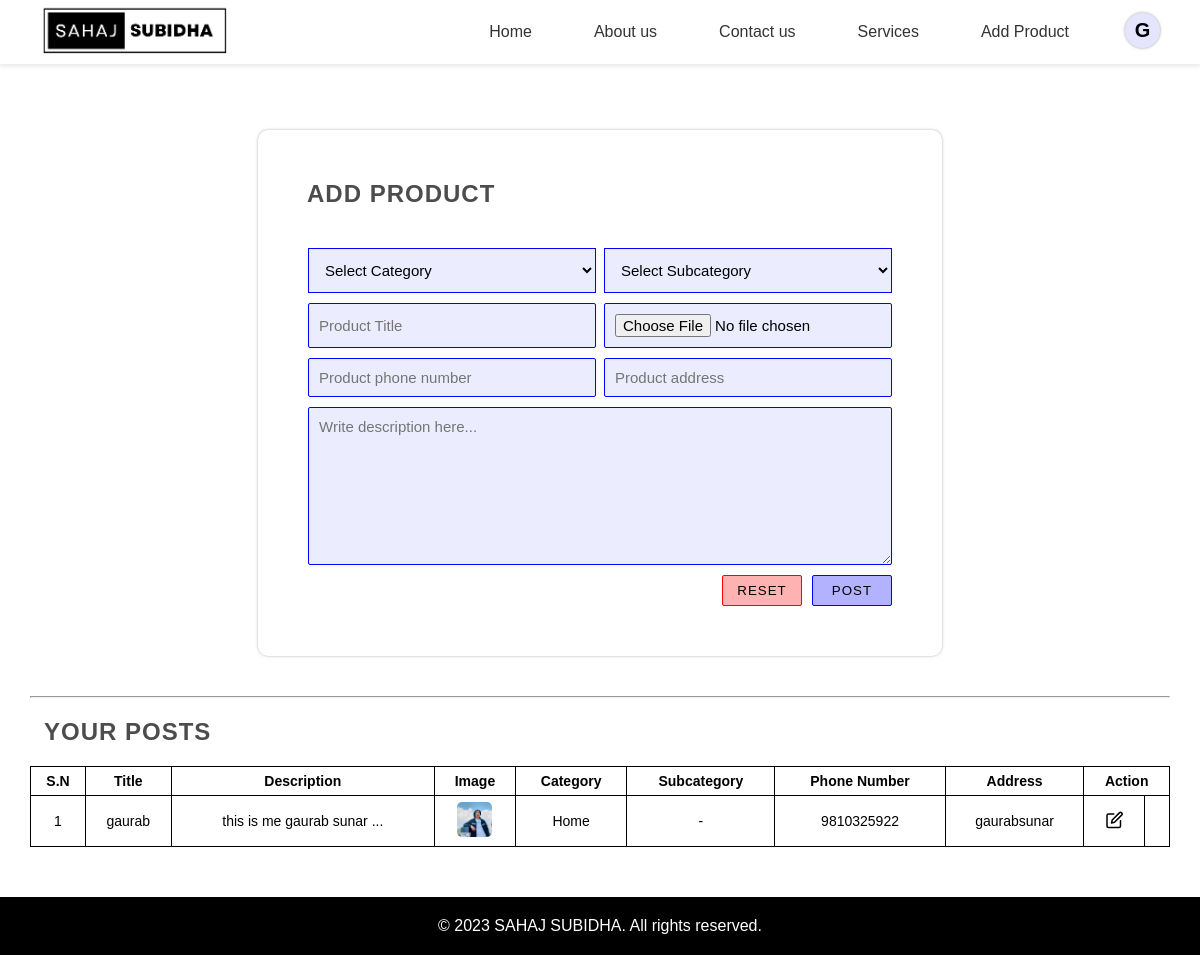
The page /Add.php (signed in) on the database its author committed.
### tables this page shows
CREATE TABLE `category` (
  `id` int(11) NOT NULL,
  `category` varchar(255) DEFAULT NULL,
  `date` datetime DEFAULT current_timestamp()
);

CREATE TABLE `producttable` (
  `id` int(11) NOT NULL,
  `categoryid` int(11) DEFAULT NULL,
  `subcategoryid` int(11) DEFAULT NULL,
  `name` varchar(255) DEFAULT NULL,
  `description` varchar(1023) DEFAULT NULL,
  `image` varchar(255) DEFAULT NULL,
  `date` datetime DEFAULT current_timestamp(),
  `userid` int(11) DEFAULT NULL,
  `phnumber` varchar(255) DEFAULT NULL,
  `address` varchar(255) DEFAULT NULL
);

### Add.php (the view, shortened to what this page needs)
<?php
$servername = "localhost";
$username = "root";
$password = "";
$dbname = "prabeshraul";
$conn = new mysqli($servername, $username, $password, $dbname);
$userId = 0;
if (isset($_SESSION['id'], $_SESSION['name'], $_SESSION['email'], $_SESSION['phNumber'], $_SESSION['privilege'])) {
    $userId = $_SESSION['id'];
} else {
    header("Location: ./index.php");
}
$title = "";
$description = "";
$phnumber = "";
$address = "";
$sqlProduct = "SELECT c.category AS category, c.id AS categoryId, s.subcategory AS subcategory, s.id AS subcategoryId,
                      p.id AS productId, p.name AS productName, p.description AS productDescription,
                       p.image, p.date, p.userId, p.id AS id, p.phnumber AS phnumber, p.address AS address
                      FROM
    producttable AS p
LEFT JOIN
    category AS c ON c.id = p.categoryId
LEFT JOIN
    subcategory AS s ON s.id = p.subcategoryId WHERE p.userid = '$userId'
    ";
$resultProduct = $conn->query($sqlProduct);
?>
<!DOCTYPE html>
<html lang="en">
<head>
    <link rel="stylesheet" href="./css/style111.css">
    <link rel="stylesheet" href="https://unpkg.com/swiper/swiper-bundle.min.css" />
    <link rel="stylesheet" href="./css/singleProduct.css">
    <link rel="stylesheet" href="./css/product.css">
</head>
<body>
    <?php include "./common/Navigation.php" ?>
    <div id="single-page-container">
        <div id="content-container">
            <h2>ADD PRODUCT</h2>
            <div id="modalBody">
                <form action="./add.php" method="post" enctype="multipart/form-data">
                    <div class="flex">
                        <select name="category" id="categoryDropDOwn" onchange="filterSubcategories(this.value)">
                            <option value="null">Select Category</option>
                        </select>
                        <select name="subcategory" id="subcategoryDropDOwn">
                            <option value="null">Select Subcategory</option>
                        </select>
                    </div>
                    <div class="flex">
                        <input type="text" name="productName" id="product" placeholder="Product Title"
                            value="<?php echo htmlspecialchars($title); ?>" />
                        <input type="file" name="image" id="image" accept=".jpg, .jpeg, .png"
                            placeholder="Product Image" />
                    </div>
                    <div class="flex">
                        <input type="number" name="phnumber" id="productphnumber" placeholder="Product phone number"
                            value="<?php echo htmlspecialchars($phnumber); ?>" />
                        <input type="text" name="address" id="address" placeholder="Product address"
                            value="<?php echo htmlspecialchars($address); ?>" />
                    </div>
                    <textarea name="productDescription" id="description" cols="30" rows="8"
                        placeholder="Write description here..."><?php echo htmlspecialchars($description); ?></textarea>
                    <div id="FormButtons">
                        <button type="reset" id="resetContent">Reset</button>
                        <?php echo !isset($_GET['edit']) ? '
                <button type="submit" id="postContent" name="createProduct">Post</button>
                ' : '
                <button type="submit" id="postContent" name="updateProduct">Update</button>
                ' ?>
                    </div>
                </form>
            </div>
        </div>
        <hr>
        <h2>YOUR POSTS</h2>
        <?php
        if ($resultProduct->num_rows > 0) {
            echo '<table>
            <thead>
                <tr>
                    <th>S.N</th>
                    <th>Title</th>
                    <th>Description</th>
                    <th>Image</th>
                    <th>Category</th>
                    <th>Subcategory</th>
                    <th>Phone Number</th>
                    <th>Address</th>
                    <th colspan="2">Action</th>
                </tr>
            </thead>
            <tbody>';
            $serialNumber = 1;
            while ($row = $resultProduct->fetch_assoc()) {
                $productName = $row['productName'];
                $limitedProductName = strlen($productName) > 15 ? substr($productName, 0, 15) . '...' : $productName;
                $productDescription = $row['productDescription'];
                $limitedDescription = strlen($productDescription) > 25 ? substr($productDescription, 0, 25) . '...' : $productDescription;
                echo '
            <tr>
                <td>' . $serialNumber++ . '</td>
                <td>' . $limitedProductName . '</td>
                <td>' . $limitedDescription . '</td>
                <td><img style="height: 35px; width: 35px; border-radius: 5px; object-fit: cover;"
                         src="http://localhost/SahajSubidha/dashboard/' . $row['image'] . '"
                         alt="' . $row['productName'] . '"></td>
                <td>' . $row['category'] . '</td>
                <td>' . ($row['subcategory'] !== null ? $row['subcategory'] : '-') . '</td>
                <td>' . ($row['phnumber'] !== null ? $row['phnumber'] : '-') . '</td>
                <td>' . ($row['address'] !== null ? $row['address'] : '-') . '</td>
                <td><a href="?edit=' . $row['id'] . '" onclick="ModalOpen()">' . file_get_contents("./dashboard/svg/edit.svg") . '</a></td>
                <td><a href="?delete=' . $row['id'] . '">' . file_get_contents("./dashboard/svg/delete.svg") . '</a></td>
            </tr>';
            }
            echo '</tbody></table>';
        } else {
            echo "<h2 class='NoResult'>No Results Found</h2>";
        }
        ?>
    </div>
    <footer>
        <div class="footer-bottom">
            <p>&copy; 2023 SAHAJ SUBIDHA. All rights reserved.</p>
        </div>
    </footer>
</body>
</html>

### common/Navigation.php (shortened to what this page needs)
<?php
$servername = "localhost";
$username = "root";
$password = "";
$dbname = "prabeshraul";
$conn = new mysqli($servername, $username, $password, $dbname);
$userId = 0;
$userName = "User";
$userEmail = "user@gmail.com";
if (isset($_SESSION['id'], $_SESSION['name'], $_SESSION['email'], $_SESSION['phNumber'], $_SESSION['privilege'])) {
    $userId = $_SESSION['id'];
    $userName = $_SESSION['name'];
    $userEmail = $_SESSION['email'];
}
$sql = "SELECT id, category, date FROM category";
$result = $conn->query($sql);
?>
<!DOCTYPE html>
<html lang="en">
<head>
</head>
<body>
    <header class="header" style="z-index:1000000;">
        <div class="logo">
            <a href="./index.php"><img src="./common/logo.png" alt="Logo: Sahaj-Subidha"></a>
        </div>
        <nav class="nav-menu">
            <ul>
                <?php
                if ($result->num_rows > 0) {
                    while ($row = $result->fetch_assoc()) {
                        $categoryLink = strtolower($row['category']) == "home" ? './index' : './' . strtolower($row['category']);
                        $words = explode(' ', $categoryLink);
                        if ($categoryLink == './about us') {
                            $hrefValue = 'about';
                        } elseif ($categoryLink == './contact us') {
                            $hrefValue = 'contact';
                        } else {
                            $hrefValue = $words[0];
                        }
                        if ($userId < 1 && strtolower($row['category']) != "add product") {
                            echo '<li class="dropdown IndexPageActive">
                <a href="' . $hrefValue . '.php" class="dropbtn" onmouseover="onHoverFunction(' . $row['id'] . ')">' . $row['category'] . '</a></li>';
                        } elseif ($userId >= 1) {
                            echo '<li class="dropdown IndexPageActive">
                <a href="' . $hrefValue . '.php" class="dropbtn" onmouseover="onHoverFunction(' . $row['id'] . ')">' . $row['category'] . '</a></li>';
                        }
                    }
                }
                ?>
                <?php
                echo $userId < 1 ? '
                    <div id="login">
                        <a href="./auth/login.php">Login</a>
                    </div>
                ' : '
                    <div id="profile">
                        <div id="OuterProfile" onclick="profileClick()">' . strtoupper(substr($userName, 0, 1)) . '</div>
                        <div id="outerlayer">
                            <div id="userProfile">
                                <div class="topdata">
                                    <div class="imageProfile">' . strtoupper(substr($userName, 0, 1)) . '</div>
                                    <div class="userData">
                                        <div id="userName">' . $userName . '</div>
                                        <div id="userEmail">' . $userEmail . '</div>
                                    </div>
                                </div>
                                <p>
                                    Lorem ipsum dolor sit amet consectetur adipisicing elit. Quam, laboriosam?
                                </p>
                                <div id="buttons">
                                    <div><a href="./add.php">Your Posts</a></div>
                                    <div><a href="?logout=' . $userId . '" class="danger">Logout</a></div>
                                </div>
                            </div>
                        </div>
                    </div>
                ';
                ?>
            </ul>
        </nav>
    </header>
</body>
</html>

### css/style111.css (style rules this page uses)
* { box-sizing: border-box; margin: 0; padding: 0; }
body { font-family: "Montserrat", sans-serif; }
.header { display: flex; justify-content: space-between; align-items: center; padding: 5px 40px; background-color: rgb(255, 255, 255); box-shadow: 0px 2px 5px rgba(0, 0, 0, 0.1); z-index: 99; position: fixed; top: 0; left: 0; width: 100%; }
.logo { display: flex; align-items: center; transform: scale(1); transform-origin: right; box-shadow: transparent; }
.logo img { height: 50px; margin-right: 10px; }
.nav-menu ul { display: flex; list-style: none; }
.nav-menu li { margin-left: 20px; }
.nav-menu a { position: relative; font-size: 1em; font-weight: 500; color: #333; text-decoration: none; margin-left: 10px; }
.nav-menu a::after { content: ""; position: absolute; left: 0; bottom: 2px; width: 100%; height: 3px; background: #000000; border-radius: 4px; transform-origin: left; transform: scaleX(0); transition: 0.5s; }
li a { display: block; color: #000000; text-align: center; padding: 14px 16px; text-decoration: none; }
li.dropdown { position: relative; }
footer { background-color: #ffffff; color: #000000; }
.footer-bottom { text-align: center; background-color: #000000; color: #ffffff; padding: 20px 0; }

### css/singleProduct.css (style rules this page uses)
#single-page-container { min-height: 93vh; width: 100%; padding-top: 100px; display: flex; }
#content-container { min-height: 20vh; height: 100%; width: 60%; margin: 0 auto; box-shadow: 0 0 3px 0 rgba(0, 0, 0, 0.3); padding: 30px 35px; border-radius: 10px; margin-bottom: 40px; }

### css/product.css (style rules this page uses)
table, th, tr, td { border: 1px solid black; border-collapse: collapse; font-family: Arial, Helvetica, sans-serif; font-size: 14px; }
td, th { text-align: center; padding: 6px; }
table { width: 100%; }
#modalBody { width: 100%; height: 100%; padding: 20px 15px; }
#modalBody form { display: flex; flex-direction: column; gap: 10px; }
#modalBody form input, #modalBody form textarea { padding: 10px; font-size: 15px; border: none; outline: none; border: 1px solid blue; border-radius: 2px; background-color: rgb(236, 236, 255); font-family: Arial, Helvetica, sans-serif; }
#FormButtons { display: flex; justify-content: flex-end; gap: 10px; }
#FormButtons button { padding: 7px 10px; border: none; outline: none; width: 80px; cursor: pointer; text-transform: uppercase; letter-spacing: 1px; border-radius: 2px; transition: 0.3s; }
#resetContent { border: 1px solid red !important; background-color: rgba(255, 0, 0, 0.3); }
#postContent { border: 1px solid blue !important; background-color: rgba(0, 0, 255, 0.3); }
#categoryDropDOwn, #subcategoryDropDOwn { padding: 12px; cursor: pointer; outline: none; border: 1px solid blue !important; background-color: rgb(236, 236, 255); font-size: 15px; }
.flex { display: flex; gap: 8px; }
.flex select { width: 50%; }
.flex input { width: 50%; }

### Add.php (style rules this page uses)
#single-page-container h2 { color: rgba(0, 0, 0, 0.7); margin-left: 14px; letter-spacing: 1px; text-transform: uppercase; margin-bottom: 20px; margin-top: 20px; }
#single-page-container { display: flex; flex-direction: column; width: 95%; margin: 50px auto; }
#single-page-container svg { height: 18px !important; width: 19px !important; }
#content-container { margin-top: -20px; }

### common/Navigation.php (style rules this page uses)
.nav-menu { display: flex; align-items: center; height: 100%; }
#OuterProfile { display: flex; align-items: center; justify-content: center; height: 35px; width: 35px; border-radius: 50%; font-weight: 600; font-size: 20px; box-shadow: 0 0 3px 0 rgba(0, 0, 0, 0.4); background-color: rgba(0, 0, 255, 0.1); margin-left: 40px; cursor: pointer; margin-top: 4px; }

### rows shown on the page
category: category "Home"
category: category "About us"
category: category "Contact us"
category: category "Services"
category: category "Add Product"
producttable: name "gaurab", description "this is me gaurab sunar ...", image (picture), categoryid.category "Home", phnumber "9810325922", address "gaurabsunar"

### other values the page prints
substr($userName, 0, 1) "G"
